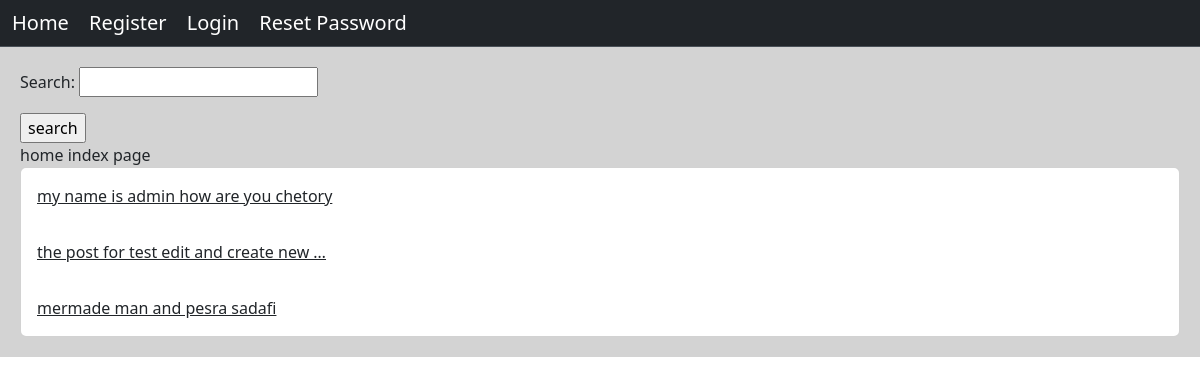
/, run on an earlier commit of the app's database.
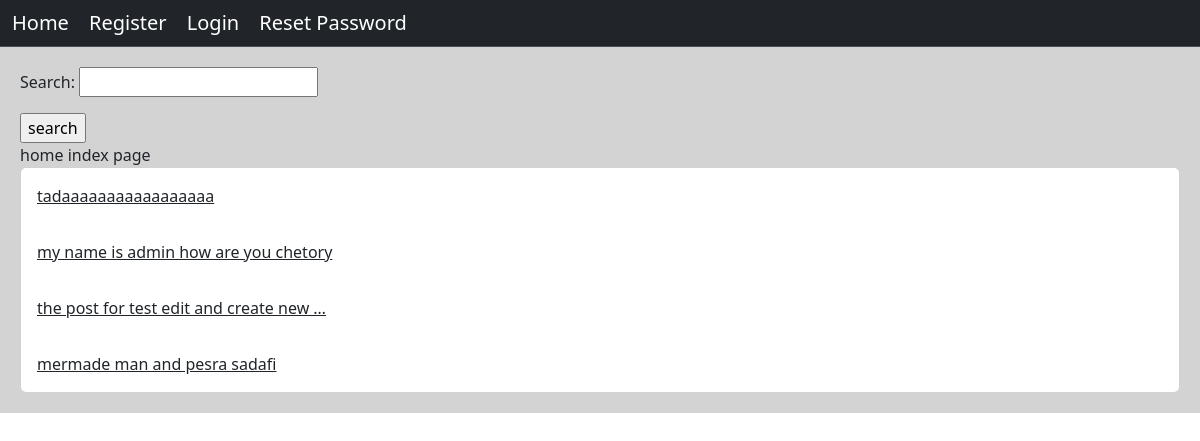
And on a later commit of the database.
### account/models.py (models this page shows, shortened)
class Post(models.Model):
    user = models.ForeignKey(User, on_delete=models.CASCADE, related_name="user_post")
    body = models.TextField()
    slug = models.SlugField()
    created = models.DateTimeField(auto_now_add=True)
    updated = models.DateTimeField(auto_now=True)
    class Meta:
        ordering = ["-created", "slug"]
    def get_absolute_url(self):
        return reverse("home:post_detail", args=[self.id, self.slug])

### home/views.py (the view)
# urls.py: path("", views.HomeView.as_view(), name="home"),
class HomeView(View):
    form_class = PostSearchForm
    def get(self, request):
        posts = Post.objects.all()
        if request.GET.get("search"):
            posts = posts.filter(body__contains=request.GET["search"])
        return render(
            request, "home/index.html", {"posts": posts, "form": self.form_class}
        )

### home/templates/home/index.html
{% extends 'base.html' %}
{% block content %}
  <form action="" method="get" novalidate>
    {{ form.as_p }}
    <input type="submit" value="search" />
    <br />
  </form>home index page<div class="card">
    {% for post in posts %}
      <a href="{{ post.get_absolute_url }}" class="card-body">{{ post.body|truncatewords:8 }}</a>
    {% endfor %}
  </div>
{% endblock %}

What changed in the data, as far as the page shows it:
added Post: body "tadaaaaaaaaaaaaaaaaa"
